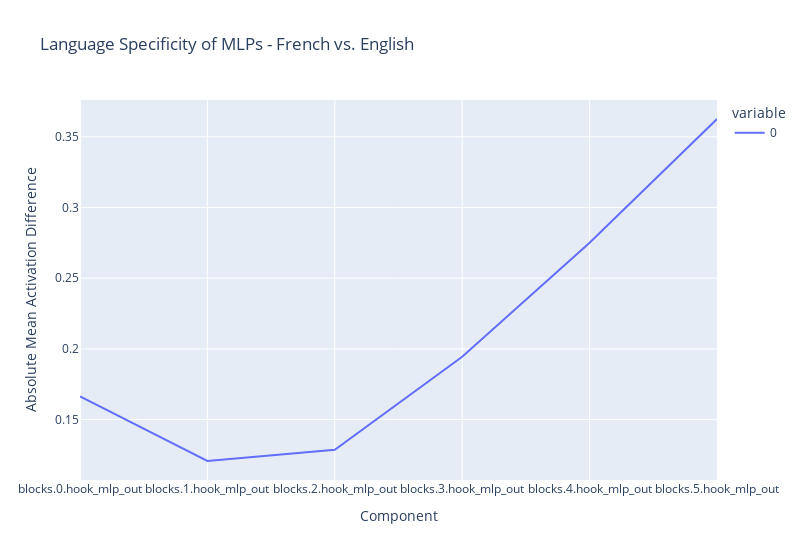
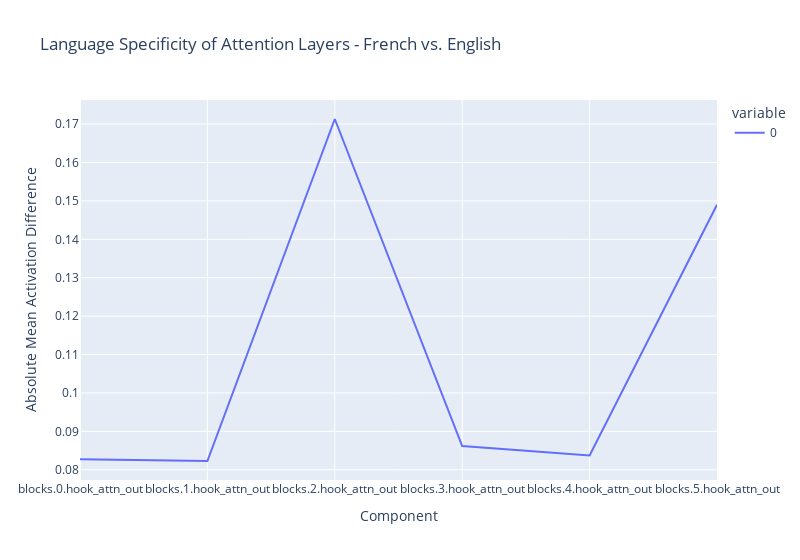

Write notebook code for charts like these, in order.
### Code cell
_, french_cache = model.run_with_cache(french_prompt)
_, english_cache = model.run_with_cache(english_prompt)

differences = []
labels = []
for key in french_cache.keys():
    if 'hook_mlp_out' not in key:
        continue
    french_acts = french_cache[key]
    english_acts = english_cache[key]
    labels.append(key)
    differences.append((french_acts - english_acts).abs().mean().item())
    # absolute sum of activation differences at each layer

print([key for key in french_cache.keys()])
print(differences)
haystack_utils.line(differences, xticks=labels, title="Language Specificity of MLPs - French vs. English", xlabel="Component", ylabel="Absolute Mean Activation Difference")

differences = []
labels = []
for key in french_cache.keys():
    if 'hook_attn_out' not in key:
        continue
    french_acts = french_cache[key]
    english_acts = english_cache[key]
    labels.append(key)
    differences.append((french_acts - english_acts).abs().mean().item())
    # absolute sum of activation differences at each layer

print([key for key in french_cache.keys()])
print(differences)
haystack_utils.line(differences, xticks=labels, title="Language Specificity of Attention Layers - French vs. English", xlabel="Component", ylabel="Absolute Mean Activation Difference")

### Figure 1 — Plotly figure (JSON) as saved in the notebook; plotly's stock layout.template omitted (floating-point values rounded to 4 significant figures)
{"data": [{"hovertemplate": "variable=0<br>index=%{x}<br>value=%{y}<extra></extra>", "legendgroup": "0", "line": {"color": "#636efa", "dash": "solid"}, "marker": {"symbol": "circle"}, "mode": "lines", "name": "0", "orientation": "v", "showlegend": true, "type": "scatter", "x": [0, 1, 2, 3, 4, 5], "xaxis": "x", "y": [0.1663, 0.1207, 0.1287, 0.1945, 0.275, 0.3626], "yaxis": "y"}], "layout": {"legend": {"title": {"text": "variable"}, "tracegroupgap": 0}, "title": {"text": "Language Specificity of MLPs - French vs. English"}, "width": 800, "xaxis": {"anchor": "y", "domain": [0, 1], "tickmode": "array", "ticktext": ["blocks.0.hook_mlp_out", "blocks.1.hook_mlp_out", "blocks.2.hook_mlp_out", "blocks.3.hook_mlp_out", "blocks.4.hook_mlp_out", "blocks.5.hook_mlp_out"], "tickvals": [0, 1, 2, 3, 4, 5], "title": {"text": "Component"}}, "yaxis": {"anchor": "x", "domain": [0, 1], "title": {"text": "Absolute Mean Activation Difference"}}}}

### Figure 2 — Plotly figure (JSON) as saved in the notebook; plotly's stock layout.template omitted (floating-point values rounded to 4 significant figures)
{"data": [{"hovertemplate": "variable=0<br>index=%{x}<br>value=%{y}<extra></extra>", "legendgroup": "0", "line": {"color": "#636efa", "dash": "solid"}, "marker": {"symbol": "circle"}, "mode": "lines", "name": "0", "orientation": "v", "showlegend": true, "type": "scatter", "x": [0, 1, 2, 3, 4, 5], "xaxis": "x", "y": [0.08274, 0.08229, 0.1713, 0.08619, 0.0837, 0.149], "yaxis": "y"}], "layout": {"legend": {"title": {"text": "variable"}, "tracegroupgap": 0}, "title": {"text": "Language Specificity of Attention Layers - French vs. English"}, "width": 800, "xaxis": {"anchor": "y", "domain": [0, 1], "tickmode": "array", "ticktext": ["blocks.0.hook_attn_out", "blocks.1.hook_attn_out", "blocks.2.hook_attn_out", "blocks.3.hook_attn_out", "blocks.4.hook_attn_out", "blocks.5.hook_attn_out"], "tickvals": [0, 1, 2, 3, 4, 5], "title": {"text": "Component"}}, "yaxis": {"anchor": "x", "domain": [0, 1], "title": {"text": "Absolute Mean Activation Difference"}}}}
